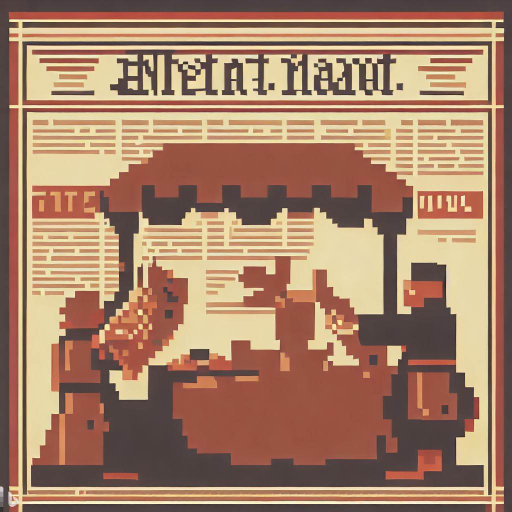
#> input picture assets/pictures/OIG.OP.jpeg, 1024 x 1024 px (shown at 1/2 size)
$ python -i gif_export.py   (imports and definitions only)
#> lines starting #> are read from the running program, lines starting #| are printed output that depends on the picture
"""Animations as GIF files, with a see-through background, via Pillow.

GIF knows one fully transparent palette entry and nothing half see-through,
so pixels more than half transparent become background and all others solid.
All frames share one palette of at most 255 colours - plenty for pixel art,
which keeps its colours exactly.
"""

import io

import pygame

try:
    from PIL import Image
    PIL_ERROR = ''
except ImportError:
    PIL_ERROR = 'Pillow is missing - pip install -r build_tools/requirements.txt'

GIF_FRAME_MS = 140       # like the preview in the tool
GIF_SCALE = 1            # the sprites are large already; whole numbers keep pixel art crisp
ALPHA_CUTOFF = 128       # at least this opaque counts as solid
TRANSPARENT_INDEX = 255


def to_image(surface):
    return Image.frombytes('RGBA', surface.get_size(), pygame.image.tobytes(surface, 'RGBA'))


def gif_bytes(frames, frame_ms=GIF_FRAME_MS, scale=GIF_SCALE):
    """An endlessly looping GIF of pygame surfaces of one size.

    Raises:
        RuntimeError: If Pillow is not installed.
    """
    if PIL_ERROR:
        raise RuntimeError(PIL_ERROR)
    images = [to_image(f) for f in frames]
    if scale != 1:
        images = [im.resize((im.width * scale, im.height * scale), Image.NEAREST) for im in images]

    # One palette for all frames, from the colours of every frame side by side
    strip = Image.new('RGB', (sum(im.width for im in images), max(im.height for im in images)))
    x = 0
    for im in images:
        strip.paste(im.convert('RGB'), (x, 0))
        x += im.width
    palette = strip.quantize(colors=TRANSPARENT_INDEX, method=Image.Quantize.MAXCOVERAGE)

    frames_p = []
    for im in images:
        indexed = im.convert('RGB').quantize(palette=palette, dither=Image.Dither.NONE)
        see_through = im.getchannel('A').point(lambda a: 255 if a < ALPHA_CUTOFF else 0)
        indexed.paste(TRANSPARENT_INDEX, mask=see_through)
        frames_p.append(indexed)

    buffer = io.BytesIO()
    frames_p[0].save(buffer, 'GIF', save_all=True, append_images=frames_p[1:], duration=frame_ms,
                     loop=0, transparency=TRANSPARENT_INDEX, disposal=2, optimize=False)
    return buffer.getvalue()

>>> import cv2
>>> picture = cv2.imread('../../assets/pictures/OIG.OP.jpeg', cv2.IMREAD_GRAYSCALE)
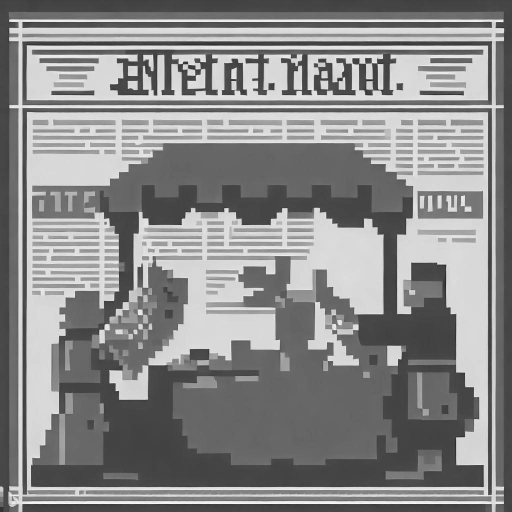
#> picture: shape (1024, 1024) (shown at 1/2 size); min 14, max 255, mean 137.2
>>> result = gif_bytes(picture)
#> (the run stopped early here; a loop or call above may not have finished)

$ run again, on assets/pictures/OIG.jpeg
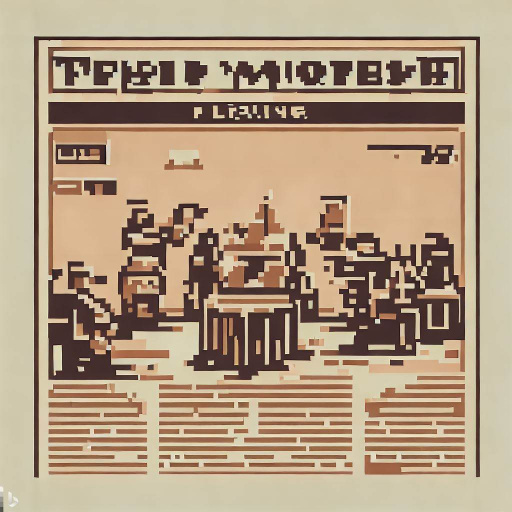
#> input picture assets/pictures/OIG.jpeg, 1024 x 1024 px (shown at 1/2 size)
#> `picture = cv2.imread('../../assets/pictures/OIG.OP.jpeg', cv2.IMREAD_G..`:
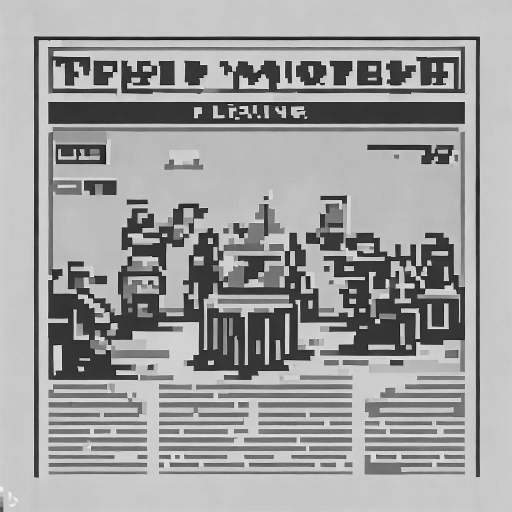
#> picture: shape (1024, 1024) (shown at 1/2 size); min 0, max 255, mean 158.8
